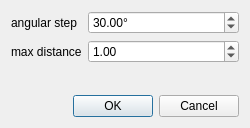
<?xml version="1.0" encoding="UTF-8"?>
<ui version="4.0">
 <class>ClassificationParamsDlg</class>
 <widget class="QDialog" name="ClassificationParamsDlg">
  <property name="geometry">
   <rect>
    <x>0</x>
    <y>0</y>
    <width>250</width>
    <height>128</height>
   </rect>
  </property>
  <property name="windowTitle">
   <string>Classification</string>
  </property>
  <layout class="QVBoxLayout" name="verticalLayout">
   <item>
    <layout class="QFormLayout" name="formLayout">
     <property name="fieldGrowthPolicy">
      <enum>QFormLayout::AllNonFixedFieldsGrow</enum>
     </property>
     <item row="0" column="1">
      <widget class="QDoubleSpinBox" name="angleStepDoubleSpinBox">
       <property name="suffix">
        <string notr="true">°</string>
       </property>
       <property name="minimum">
        <double>1.000000000000000</double>
       </property>
       <property name="maximum">
        <double>90.000000000000000</double>
       </property>
       <property name="singleStep">
        <double>5.000000000000000</double>
       </property>
       <property name="value">
        <double>30.000000000000000</double>
       </property>
      </widget>
     </item>
     <item row="1" column="1">
      <widget class="QDoubleSpinBox" name="maxDistDoubleSpinBox">
       <property name="maximum">
        <double>1000000000.000000000000000</double>
       </property>
       <property name="value">
        <double>1.000000000000000</double>
       </property>
      </widget>
     </item>
     <item row="0" column="0">
      <widget class="QLabel" name="label_6">
       <property name="text">
        <string>angular step</string>
       </property>
      </widget>
     </item>
     <item row="1" column="0">
      <widget class="QLabel" name="label_7">
       <property name="text">
        <string>max distance</string>
       </property>
      </widget>
     </item>
    </layout>
   </item>
   <item>
    <spacer name="verticalSpacer">
     <property name="orientation">
      <enum>Qt::Vertical</enum>
     </property>
     <property name="sizeHint" stdset="0">
      <size>
       <width>20</width>
       <height>51</height>
      </size>
     </property>
    </spacer>
   </item>
   <item>
    <widget class="QDialogButtonBox" name="buttonBox">
     <property name="orientation">
      <enum>Qt::Horizontal</enum>
     </property>
     <property name="standardButtons">
      <set>QDialogButtonBox::Cancel|QDialogButtonBox::Ok</set>
     </property>
    </widget>
   </item>
  </layout>
 </widget>
 <resources/>
 <connections>
  <connection>
   <sender>buttonBox</sender>
   <signal>accepted()</signal>
   <receiver>ClassificationParamsDlg</receiver>
   <slot>accept()</slot>
   <hints>
    <hint type="sourcelabel">
     <x>248</x>
     <y>254</y>
    </hint>
    <hint type="destinationlabel">
     <x>157</x>
     <y>274</y>
    </hint>
   </hints>
  </connection>
  <connection>
   <sender>buttonBox</sender>
   <signal>rejected()</signal>
   <receiver>ClassificationParamsDlg</receiver>
   <slot>reject()</slot>
   <hints>
    <hint type="sourcelabel">
     <x>316</x>
     <y>260</y>
    </hint>
    <hint type="destinationlabel">
     <x>286</x>
     <y>274</y>
    </hint>
   </hints>
  </connection>
 </connections>
</ui>
